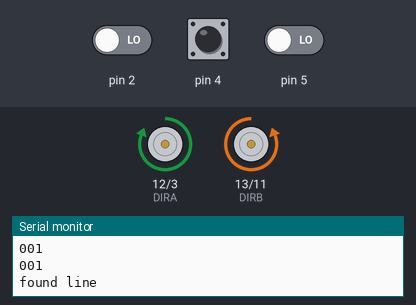
The sketch below on a simulated Arduino Uno, built with avr-gcc and run on an emulated ATmega328P. Parts: direction and speed pins drawn as motors (green arrow = direction pin HIGH = forward, orange = LOW = backward, longer = more drive), the last lines printed to the serial monitor. Inputs (shaded band) come from the test bench; at power-on: pin 2 LOW, pin 5 LOW, pin 4 HIGH.

Above: at 3.2 s.
3.3 s: pin 2 driven HIGH and pin 5 driven HIGH
At 3.3 s:
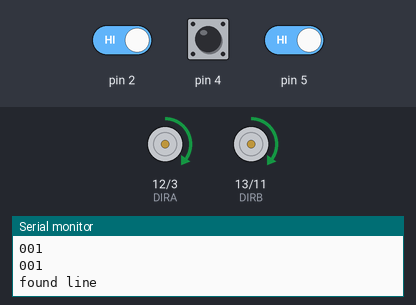
6.3 s: pin 5 driven LOW
At 6.3 s:
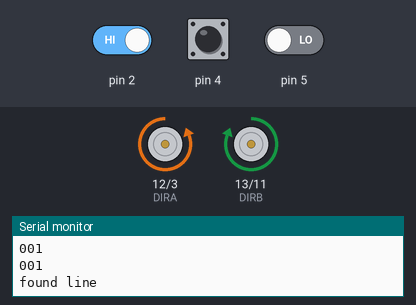
7.8 s: pin 5 driven HIGH
At 10.5 s:
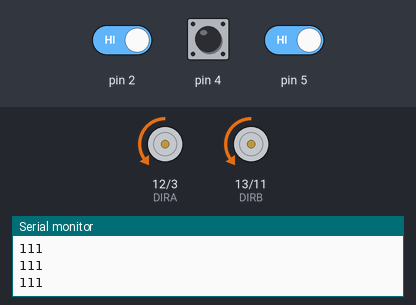
Timing chart, 0 to 20.0 s (numbered marks = the images above; inputs shaded):
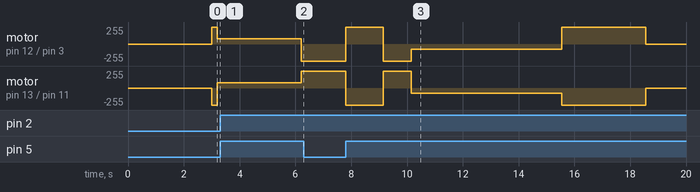

Measured:
- after the input at 6.3 s, motor on pin 12 (DIRA) / pin 3 (PWMA): stays backward 255/255 (without the input it goes to forward 255/255 after 0.35 s); motor on pin 13 (DIRB) / pin 11 (PWMB): stays forward 255/255 (without the input it goes to backward 255/255 after 0.35 s)

The sketch:

2018SkillsAuto.ino
```cpp
// Clockwise and counter-clockwise definitions.
// Depending on how you wired your motors, you may need to swap.
#define CW  0
#define CCW 1

// Motor definitions to make life easier:
#define MOTOR_A 0
#define MOTOR_B 1

// Pin Assignments //
// Don't change these! These pins are statically defined by shield layout
const byte PWMA = 3;  // PWM control (speed) for motor A
const byte PWMB = 11; // PWM control (speed) for motor B
const byte DIRA = 12; // Direction control for motor A
const byte DIRB = 13; // Direction control for motor B
int leftSens = 0;
int rightSens = 0;
int centerSens = 0;
boolean onLine = false;
int prevDir = 5;
boolean centerSees = false;
int threshold = 300;
boolean done = false;

void setup()
{
  setupArdumoto(); // Set all pins as outputs
  Serial.begin(9600);
  delay(2000);
  drive(0);

}
//************//
void loop()
{
  if (!done) {
    updateLines();
    driveToLine();
    delay(1000);
    drive(10);
    delay(200);
    turnLeft();
    delay(3000);
    drive(-10);
    delay(450);
    followLine(150);
    delay(1000);
    drive(-10);
    delay(1000);
    turnRight();
    delay(5400);
    drive(10);
    delay(3000);
    driveToLine();
    followLine(600);
    done = true;

  } else {
    drive(0);
  }


}

// driveArdumoto drives 'motor' in 'dir' direction at 'spd' speed
void driveArdumoto(byte motor, byte dir, byte spd)
{
  if (motor == MOTOR_A)
  {
    digitalWrite(DIRA, dir);
    analogWrite(PWMA, spd);
  }
  else if (motor == MOTOR_B)
  {
    digitalWrite(DIRB, dir);
    analogWrite(PWMB, spd);
  }
}

void drive(int speed) {
  int newSpeed = map(speed, -10, 10, -255, 255);
  int leftDir = -1;
  int rightDir = -1;
  if (newSpeed > 0) {
    leftDir = 1;
    rightDir = 0;
  } else {
    rightDir = 1;
    leftDir = 0;
  }
  driveArdumoto(MOTOR_A, leftDir, abs(newSpeed));
  driveArdumoto(MOTOR_B, rightDir, abs(newSpeed));
}

void turnRight() {
  driveArdumoto(MOTOR_A, CW, 80);
  driveArdumoto(MOTOR_B, CW, 80);
  //delay(200);
}

void turnLeft() {
  driveArdumoto(MOTOR_A, CCW, 80);
  driveArdumoto(MOTOR_B, CCW, 80);
  //delay(200);
}

void setupArdumoto()
{
  // All pins should be setup as outputs:
  pinMode(PWMA, OUTPUT);
  pinMode(PWMB, OUTPUT);
  pinMode(DIRA, OUTPUT);
  pinMode(DIRB, OUTPUT);

  // Initialize all pins as low:
  digitalWrite(PWMA, LOW);
  digitalWrite(PWMB, LOW);
  digitalWrite(DIRA, LOW);
  digitalWrite(DIRB, LOW);
}

void updateLines() {
  leftSens = digitalRead(2);
  centerSens = digitalRead(5);
  rightSens = digitalRead(4);
  //Serial.println(centerSens);
  Serial.print(leftSens);
  Serial.print(centerSens);
  Serial.println(rightSens);
}

void driveToLine() {
  updateLines();
  drive(10);
  while (leftSens  == 0 && rightSens  == 0 &  centerSens  == 0) {
    onLine = false;
    updateLines();
    drive(10);
  }
  if (leftSens == 1 || centerSens == 1 || rightSens == 1) {
    drive(0);
    Serial.println("found line");
    onLine = true;
  } else {
    driveToLine();
  }
}

void followLine(int duration) {
  int elapsedTime = 0;
  while (elapsedTime < duration) {
    Serial.print(leftSens);
    Serial.print(centerSens);
    Serial.println(rightSens);
    updateLines();
    if (leftSens  == 1 && rightSens  == 0 && centerSens == 0)  {
      prevDir = -1;
      turnLeft();
      // centerSees = false;
    }
    if (leftSens  == 0 && rightSens  == 1 && centerSens == 0) {
      prevDir = 1;
      turnRight();
      // centerSees = false;
    }

    if (leftSens  == 0 && rightSens  == 0 && centerSens  == 0) {
      drive(6);
      //    // centerSees = false;
      //    if (prevDir  == 1) {
      //      turnRight();
      //
      //    } else if (prevDir == -1) {
      //      turnLeft();
      //    }
    }
    if (centerSens  == 1 && !centerSees) {
      centerSees = true;
      drive(10);
      Serial.println("pressed");
    }
    if (centerSees && centerSens  == 0) {
      prevDir *= -1;
      centerSees = false;
      Serial.println("released");
    }
    elapsedTime++;
  }
}
```
